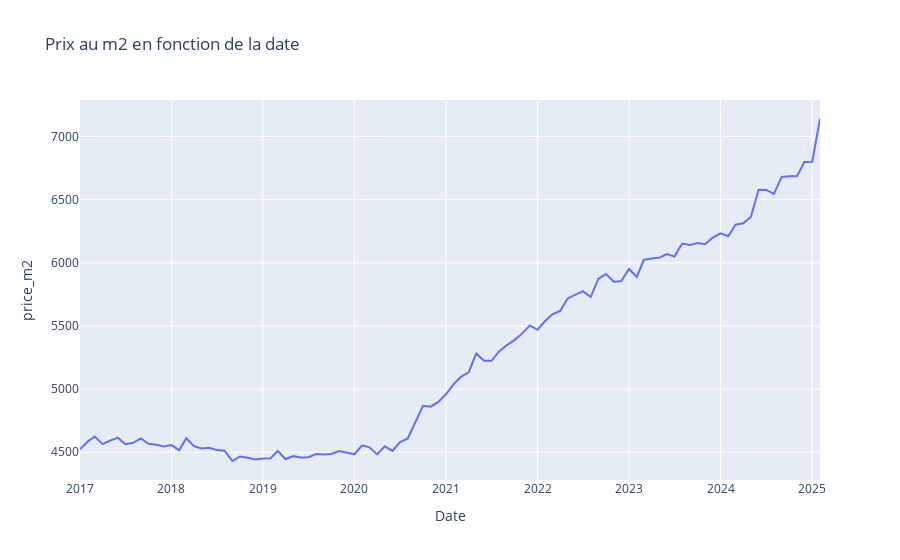

The cell this chart's notebook holds for it:
### Code cell
# on plot le prix au m2 en fonction de Date

fig = px.line(df_grouped, x='Date', y='price_m2', title='Prix au m2 en fonction de la date')
fig.show()
